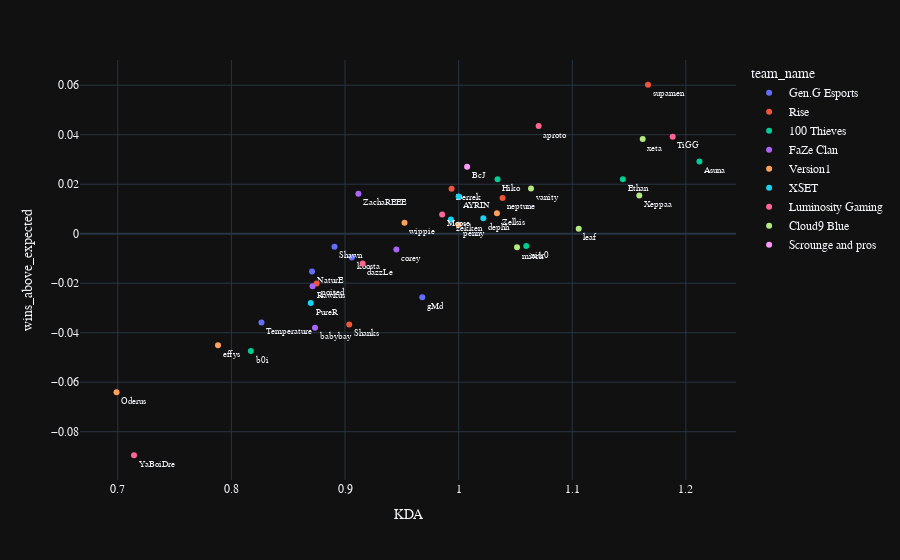

Notebook cell for this chart:
### Markdown cell above
Plot that list

### Code cell
fig = px.scatter(
    dfplayers.reset_index(), 
    x = 'KDA', y = 'wins_above_expected', color = 'team_name',text = "Ign",hover_data = ['Ign', 'team_name'],
    template = 'plotly_dark')

fig.update_traces(textposition = 'bottom right', textfont= {'size': 9})

fig.update_layout(
    font_family="Courier New",
)

### Figure 1 — Plotly figure (JSON) as saved in the notebook; plotly's stock layout.template omitted (floating-point values rounded to 4 significant figures)
{"data": [{"customdata": [["NaturE", "Gen.G Esports"], ["Shawn", "Gen.G Esports"], ["gMd", "Gen.G Esports"], ["Temperature", "Gen.G Esports"], ["koosta", "Gen.G Esports"]], "hovertemplate": "team_name=%{customdata[1]}<br>KDA=%{x}<br>wins_above_expected=%{y}<br>Ign=%{customdata[0]}<extra></extra>", "legendgroup": "Gen.G Esports", "marker": {"color": "#636efa", "symbol": "circle"}, "mode": "markers+text", "name": "Gen.G Esports", "orientation": "v", "showlegend": true, "text": ["NaturE", "Shawn", "gMd", "Temperature", "koosta"], "textfont": {"size": 9}, "textposition": "bottom right", "type": "scatter", "x": [0.871, 0.8908, 0.968, 0.8264, 0.906], "xaxis": "x", "y": [-0.01528, -0.005266, -0.02562, -0.03591, -0.009566], "yaxis": "y"}, {"customdata": [["Derrek", "Rise"], ["poised", "Rise"], ["supamen", "Rise"], ["neptune", "Rise"], ["Shanks", "Rise"]], "hovertemplate": "team_name=%{customdata[1]}<br>KDA=%{x}<br>wins_above_expected=%{y}<br>Ign=%{customdata[0]}<extra></extra>", "legendgroup": "Rise", "marker": {"color": "#EF553B", "symbol": "circle"}, "mode": "markers+text", "name": "Rise", "orientation": "v", "showlegend": true, "text": ["Derrek", "poised", "supamen", "neptune", "Shanks"], "textfont": {"size": 9}, "textposition": "bottom right", "type": "scatter", "x": [0.9938, 0.875, 1.167, 1.039, 0.9037], "xaxis": "x", "y": [0.01822, -0.02013, 0.06019, 0.01445, -0.03664], "yaxis": "y"}, {"customdata": [["Hiko", "100 Thieves"], ["Asuna", "100 Thieves"], ["nitr0", "100 Thieves"], ["b0i", "100 Thieves"], ["Ethan", "100 Thieves"]], "hovertemplate": "team_name=%{customdata[1]}<br>KDA=%{x}<br>wins_above_expected=%{y}<br>Ign=%{customdata[0]}<extra></extra>", "legendgroup": "100 Thieves", "marker": {"color": "#00cc96", "symbol": "circle"}, "mode": "markers+text", "name": "100 Thieves", "orientation": "v", "showlegend": true, "text": ["Hiko", "Asuna", "nitr0", "b0i", "Ethan"], "textfont": {"size": 9}, "textposition": "bottom right", "type": "scatter", "x": [1.034, 1.212, 1.06, 0.8171, 1.145], "xaxis": "x", "y": [0.02204, 0.02917, -0.005009, -0.0474, 0.02205], "yaxis": "y"}, {"customdata": [["babybay", "FaZe Clan"], ["Rawkus", "FaZe Clan"], ["corey", "FaZe Clan"], ["ZachaREEE", "FaZe Clan"]], "hovertemplate": "team_name=%{customdata[1]}<br>KDA=%{x}<br>wins_above_expected=%{y}<br>Ign=%{customdata[0]}<extra></extra>", "legendgroup": "FaZe Clan", "marker": {"color": "#ab63fa", "symbol": "circle"}, "mode": "markers+text", "name": "FaZe Clan", "orientation": "v", "showlegend": true, "text": ["babybay", "Rawkus", "corey", "ZachaREEE"], "textfont": {"size": 9}, "textposition": "bottom right", "type": "scatter", "x": [0.8736, 0.8714, 0.9452, 0.9118], "xaxis": "x", "y": [-0.03797, -0.02122, -0.00638, 0.01612], "yaxis": "y"}, {"customdata": [["Zellsis", "Version1"], ["Oderus", "Version1"], ["effys", "Version1"], ["penny", "Version1"], ["wippie", "Version1"]], "hovertemplate": "team_name=%{customdata[1]}<br>KDA=%{x}<br>wins_above_expected=%{y}<br>Ign=%{customdata[0]}<extra></extra>", "legendgroup": "Version1", "marker": {"color": "#FFA15A", "symbol": "circle"}, "mode": "markers+text", "name": "Version1", "orientation": "v", "showlegend": true, "text": ["Zellsis", "Oderus", "effys", "penny", "wippie"], "textfont": {"size": 9}, "textposition": "bottom right", "type": "scatter", "x": [1.034, 0.6989, 0.7882, 1, 0.9524], "xaxis": "x", "y": [0.008249, -0.06401, -0.04511, 0.003617, 0.004408], "yaxis": "y"}, {"customdata": [["dephh", "XSET"], ["PureR", "XSET"], ["AYRIN", "XSET"], ["zekken", "XSET"]], "hovertemplate": "team_name=%{customdata[1]}<br>KDA=%{x}<br>wins_above_expected=%{y}<br>Ign=%{customdata[0]}<extra></extra>", "legendgroup": "XSET", "marker": {"color": "#19d3f3", "symbol": "circle"}, "mode": "markers+text", "name": "XSET", "orientation": "v", "showlegend": true, "text": ["dephh", "PureR", "AYRIN", "zekken"], "textfont": {"size": 9}, "textposition": "bottom right", "type": "scatter", "x": [1.022, 0.8699, 1, 0.9932], "xaxis": "x", "y": [0.006211, -0.02799, 0.015, 0.005766], "yaxis": "y"}, {"customdata": [["YaBoiDre", "Luminosity Gaming"], ["TiGG", "Luminosity Gaming"], ["dazzLe", "Luminosity Gaming"], ["aproto", "Luminosity Gaming"], ["Moose", "Luminosity Gaming"]], "hovertemplate": "team_name=%{customdata[1]}<br>KDA=%{x}<br>wins_above_expected=%{y}<br>Ign=%{customdata[0]}<extra></extra>", "legendgroup": "Luminosity Gaming", "marker": {"color": "#FF6692", "symbol": "circle"}, "mode": "markers+text", "name": "Luminosity Gaming", "orientation": "v", "showlegend": true, "text": ["YaBoiDre", "TiGG", "dazzLe", "aproto", "Moose"], "textfont": {"size": 9}, "textposition": "bottom right", "type": "scatter", "x": [0.7143, 1.188, 0.9155, 1.07, 0.9855], "xaxis": "x", "y": [-0.0895, 0.03915, -0.01199, 0.04348, 0.00773], "yaxis": "y"}, {"customdata": [["xeta", "Cloud9 Blue"], ["mitch", "Cloud9 Blue"], ["leaf", "Cloud9 Blue"], ["vanity", "Cloud9 Blue"], ["Xeppaa", "Cloud9 Blue"]], "hovertemplate": "team_name=%{customdata[1]}<br>KDA=%{x}<br>wins_above_expected=%{y}<br>Ign=%{customdata[0]}<extra></extra>", "legendgroup": "Cloud9 Blue", "marker": {"color": "#B6E880", "symbol": "circle"}, "mode": "markers+text", "name": "Cloud9 Blue", "orientation": "v", "showlegend": true, "text": ["xeta", "mitch", "leaf", "vanity", "Xeppaa"], "textfont": {"size": 9}, "textposition": "bottom right", "type": "scatter", "x": [1.162, 1.051, 1.106, 1.064, 1.159], "xaxis": "x", "y": [0.03826, -0.005435, 0.002048, 0.01824, 0.01549], "yaxis": "y"}, {"customdata": [["BcJ", "Scrounge and pros"]], "hovertemplate": "team_name=%{customdata[1]}<br>KDA=%{x}<br>wins_above_expected=%{y}<br>Ign=%{customdata[0]}<extra></extra>", "legendgroup": "Scrounge and pros", "marker": {"color": "#FF97FF", "symbol": "circle"}, "mode": "markers+text", "name": "Scrounge and pros", "orientation": "v", "showlegend": true, "text": ["BcJ"], "textfont": {"size": 9}, "textposition": "bottom right", "type": "scatter", "x": [1.007], "xaxis": "x", "y": [0.02709], "yaxis": "y"}], "layout": {"font": {"family": "Courier New"}, "legend": {"title": {"text": "team_name"}, "tracegroupgap": 0}, "margin": {"t": 60}, "xaxis": {"anchor": "y", "domain": [0, 1], "title": {"text": "KDA"}}, "yaxis": {"anchor": "x", "domain": [0, 1], "title": {"text": "wins_above_expected"}}}}
